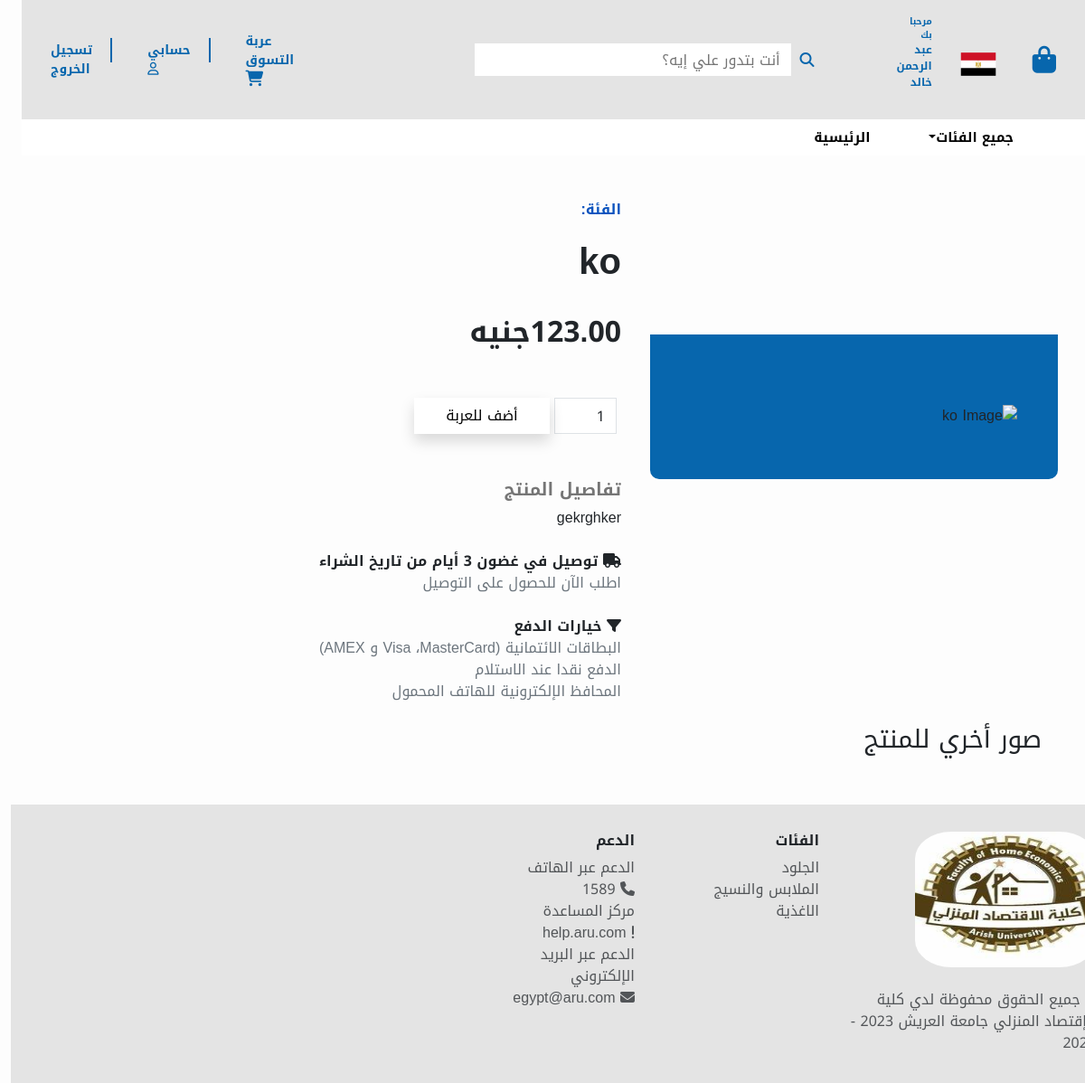
Screenshot of /products/13/ (signed in) with the database file from the repository.
### User/models.py (models this page shows)
class User(AbstractUser):
    Image = models.ImageField(upload_to='user_images', blank=True, null=True)

### product/models.py (models this page shows, shortened)
class Item_product(models.Model):
    Product_id = models.AutoField(primary_key=True)
    Product_name = models.CharField(max_length=20, blank=True, null=True)
    price = models.DecimalField(max_digits=12, decimal_places=2, blank=True, null=True)
    describtion = models.TextField(blank=True, null=True)
    Category = models.ForeignKey(Category, on_delete=models.CASCADE, blank=True, null=True)
    Subcategory = models.ForeignKey(Subcategory, on_delete=models.CASCADE, blank=True, null=True)

### product/views.py (the view)
# urls.py: path('products/<int:pk>/', ProductDetailView.as_view(), name='product_detail'),
class ProductDetailView(DetailView):
    model = Item_product
    template_name = 'product_detail.html'
    context_object_name = 'product'
    def get_context_data(self, **kwargs):
        context = super().get_context_data(**kwargs)
        context['title'] = self.object.Product_name  # Add product name as title
        return context

### product/templates/product_detail.html (shortened to what this page needs)
{% extends "main.html" %}
{% load static %}
{% block style %}
<link rel="stylesheet" href="{% static 'css/detail.css' %}">
{% endblock style %}
{% block body %}
<div class="container my-5">
    <div class="row">
        <div class="col-md-5" style="margin-top: 150px;">
            <div class="gow-img-div img-div">
                <img src="{{ product.product_image_set.first.Image.url }}" alt="{{ product.Product_name }} Image">
            </div>
        </div>
        <div class="col-md-7">
            <div class="main-description px-2">
                <div class="category text-bold">
                    الفئة: {{ product.Category.Name }}
                </div>
                <div class="product-title text-bold my-3">
                    {{ product.Product_name }}
                </div>
                <div class="price-area my-4">
                                        <p class="new-price text-bold mb-1">{{ product.price }}جنيه</p>
                </div>
                <div class="buttons d-flex my-5">
                    <form action="{% url 'add_to_cart' product_id=product.pk %}" style="display: flex;" method="post">
                        <div class="block quantity">
                            <input type="number" class="form-control" id="cart_quantity" value="1" min="0" max="5" placeholder="Enter email" name="cart_quantity">
                        </div>
                        <div class="block">
                            <button type="submit" class="shadow btn custom-btn">أضف للعربة</button>
                        </div>
                    </form>
            </div>
            <div class="product-details my-4">
                <p class="details-title text-color mb-1">تفاصيل المنتج</p>
                <p class="description">
                    {{ product.describtion }}
                </p>
            </div>
            <div class="delivery my-4">
                <p class="font-weight-bold mb-0"><span><i class="fa-solid fa-truck"></i></span> <b>توصيل في غضون 3 أيام من تاريخ الشراء</b></p>
                <p class="text-secondary">اطلب الآن للحصول على التوصيل</p>
            </div>
            <div class="delivery-options my-4">
                <p class="font-weight-bold mb-0"><span><i class="fa-solid fa-filter"></i></span> <b>خيارات الدفع</b></p>
                <p class="text-secondary">
                    <br>
                    الدفع نقدا عند الاستلام
                    <br>
                    المحافظ الإلكترونية للهاتف المحمول
                </p>
            </div>
        </div>
    </div>
</div>
<div class="row">
    <h3 style="padding-right: 30px;">صور أخري للمنتج</h3>
</div>
</div>
{% endblock body %}

### templates/main.html (shortened to what this page needs)
{% load static %}
<!DOCTYPE html>
<html lang="ar">
<head>
  <link rel="stylesheet" href=" https://cdnjs.cloudflare.com/ajax/libs/font-awesome/5.15.4/css/all.min.css">
  <link rel="stylesheet" href="https://cdn.jsdelivr.net/npm/bootstrap@5.3.0/dist/css/bootstrap.min.css">
    <link rel="stylesheet" href="{% static 'css/home.css'%}">
{% block style %}
{% endblock style %}
</head>
<body>
  <div class="container" style="max-width: 100%;">
    <nav class="navbar navbar-expand-lg scroll-nav" style="max-width: 100%; background-color: #e4e4e4;">
        <a class="navbar-brand" href="#">
            <i class="fa-solid fa-bag-shopping fa-xl" style="color: #0766AD;"></i>
        </a>
        <div class="collapse navbar-collapse" id="navbarNav">
            <ul class="navbar-nav ml-auto align-items-center order-first">
                <li class="nav-item">
                    <img src="{% static 'images/e.png' %} " style="width: 40px; height: 40px; margin-top: 10px;" alt="">
                </li>
                {% if user.is_authenticated %}
                <li class="nav-item">
                    <a class="nav-link" style="font-size: 10px;" href="#">
                        مرحبا بك
                        <p style="font-size: 12px;">
                          {{ user.first_name}} {{ user.last_name|slice:":5" }}
                        </p>
                    </a>
                </li>
                {% endif %}
                <li class="nav-item search-bar" style="margin-right: 70px;">
                    <div class="search-bar">
                        <i class="fas fa-search"></i>
                        <input type="text" placeholder="أنت بتدور علي إيه؟">
                    </div>
                </li>
            </ul>
            <ul class="navbar-nav ml-auto align-items-center">
                {% if user.is_authenticated %}
                    <li class="nav-item" style="text-align: left; margin-right: 120px;" >
                        <a class="nav-link" style="font-size: 14px; position: relative;" href="{% url 'cart_detail' %}">
                            عربة التسوق
                        </a>
                    </li>
                    <li class="nav-item" style="text-align: left;">
                      <a class="nav-link" style="font-size: 14px;" href="{% url 'profile' %}">
                        <span class="vertical-line"></span>
                          حسابي
                          <i class="fa-regular fa-user"></i>
                      </a>
                  </li>
                    <li class="nav-item">
                      <a class="nav-link" style="font-size: 14px; text-align: left;" href="{% url 'logout' %}">
                        <span class="vertical-line"></span>
                          تسجيل الخروج
                      </a>
                  </li>
                {% endif %}
            </ul>
        </div>
    </nav>
</div>
<div class="container" style="max-width: 100%; height: 40px; z-index: 1;">
  <nav class="navbar navbar-expand-lg scroll-nav" style="max-width: 100%; height: 40px; text-align: right;">
    <div class="collapse navbar-collapse" id="navbarNav">
      <ul class="navbar-nav left-side justify-content-end">
        <li class="nav-item2 dropdown" style="margin-left: 30px;">
          <a class="nav-link dropdown-toggle" id="navbarDropdown" href="#" role="button" data-bs-toggle="dropdown" aria-haspopup="true" aria-expanded="false">جميع الفئات</a>
        </li>
        <li class="nav-item2">
          <a class="nav-link" href="{% url 'home' %}">الرئيسية</a>
        </li>
      </ul>
    </div>
  </nav>
</div>
{% block body %}
{% endblock body %}
<div class="">
<div class="" style="background-color: #e4e4e4; ">
<div class="row d-flex"style="padding-top: 30px;">
<div class="col-md-12 col-lg-3 mb-3" >
<img src="{% static 'images/8.png' %} " width="200" height="150" style="border-radius:20% ;"></img>
<p class="mt-4 text-muted">© جميع الحقوق محفوظة لدي كلية الإقتصاد المنزلي جامعة العريش 2023 - 2024</p>
</div>
<div class="col-6 col-sm-6 col-md-4 col-lg-2">
 <h6 class="h6 fw-bold">الفئات</h6>
   <a
      href="#" class="text-decoration-none text-muted"> الجلود</a>
  <a
     href="#" class="text-decoration-none text-muted"> الملابس والنسيج</a>
  <a
     href="#" class="text-decoration-none text-muted">الاغذية</a>
</div>
<div class="col-6 col-sm-6 col-md-4 col-lg-2 mt-3 mt-md-0">
 <h6 class="h6 fw-bold">الدعم</h6>
 <a href="#" class="text-decoration-none text-muted">الدعم عبر الهاتف</a>
  <a href="#" class="text-decoration-none text-muted"><i class="fa-solid fa-phone"></i> 1589</a>
  <a href="#" class="text-decoration-none text-muted">مركز المساعدة</a>
  <a href="#" class="text-decoration-none text-muted"><i class="fa-solid fa-exclamation"></i> help.aru.com</a>
  <a href="#" class="text-decoration-none text-muted">الدعم عبر البريد الإلكتروني</a>
  <a href="#" class="text-decoration-none text-muted"><i class="fa-solid fa-envelope"></i> egypt@aru.com</a>
</div>
</div>
</body>
</html>

### static/css/home.css (style rules this page uses)
body { background-color: #fdfdfd; direction: rtl; font-family: 'Noto Kufi Arabic', sans-serif; }
.col-6 > a { display:block; }
.navbar { padding: 8px 16px; background-color: #ffffff; }
.navbar-nav .nav-item { margin-left: 8px; }
.nav-link { color: #0766AD; font-size: 18px; font-weight: bold; margin-right: 15px; }
.vertical-line { border-left: 2px solid #0766AD; margin-left: 20px; }
.search-bar { display: flex; align-items: center; }
.search-bar input[type="text"] { height: 36px; width: 350px; padding: 12px; border: 0px; outline: none; margin-right: 10px; }
.search-bar .fa-search { color: #0766AD; margin-right: 5px; }
.navbar-nav.left-side { margin-left: auto; }
.nav-item2 .nav-link { color: #000000; font-size: 15px; text-align: right; }
.container { position: relative; width: 100%; }
:root { font-size: 16px; --heading-color: hsl(0, 0%, 7%); --date-text-color: hsl(0, 0%, 51%); --previous-price-text-color: hsl(0, 98%, 44%); --current-price-text-color: hsla(0, 0%, 0%, 0.822); --liked-heart-icon-color: hsl(0, 98%, 44%); --heart-icon-color: whitesmoke; --pricing-font-weight: 800; --title-font-weight: 800; --date-font-weight: 550; --card-main-color : whitesmoke; --card-1-secondary-color: #0766AD; --card-2-secondary-color: rgb(67,53,27); --card-3-secondary-color: rgb(178,180,179); --card-4-secondary-color: rgb(96,109,117); }
.img-div { width: 100%; height: 10em; display: flex; flex-direction: row; justify-content: center; align-items: center; padding-top: 1rem; z-index: 1; border-radius: 0 0 10px 10px; }
.img-div img { transform-origin: bottom; transform: translateY(5.5%); transition: transform 0.3s ease-in-out }
.gow-img-div { background-color: var(--card-1-secondary-color); }
.gow-img-div img { width: 80%; transform: translateY(7.5%); }

### static/css/detail.css (style rules this page uses)
.text-bold { font-weight: 800; }
.main-description .category { text-transform: uppercase; color: #0a53be; }
.main-description .product-title { font-size: 2.5rem; }
.new-price { font-size: 2rem; }
.details-title { text-transform: uppercase; font-weight: 600; font-size: 1.2rem; color: #757575; }
.buttons .block { margin-right: 5px; }
.quantity input { border-radius: 0; height: 40px; }
.custom-btn { text-transform: capitalize; background-color: #ffffff; color: rgb(0, 0, 0); width: 150px; height: 40px; border-radius: 0; }

### rows the page displays
User: first_name "عبد الرحمن", last_name "خالد"
Item_product: Product_name "ko", price "123.00", describtion "gekrghker"
